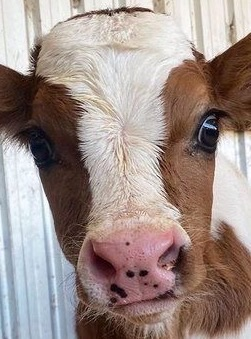
#> input picture cow.JPG, 251 x 339 px
$ python a.py
#> lines starting #> are read from the running program, lines starting #| are printed output that depends on the picture; long printed decimals are rounded

#I found the Elbow to be between 4 and 6, so I'm choosing 5 - at line 40
import numpy as np
from skimage import data
from skimage import io
import matplotlib.pyplot as plt
from sklearn.cluster import KMeans
from skimage import io

##part 1 - plot a graph with different inertias and find an elbow
ks = list(range(2,20,2))
inertias = []
for k in ks:
    cow = io.imread("cow.JPG")
#> cow is the input picture: shape (339, 251, 3); mean R, G, B 158.4, 142.3, 137.1
    cow = cow.reshape(339*251,3)
    kmeans = KMeans(n_clusters=k, random_state=0).fit(cow)
    inertia = kmeans.inertia_
#> inertia = 270163441.5
    print("k =",k,", inertia =",inertia)
#| k = 2 , inertia = 270163441.454
    inertias.append(inertia)


plt.figure()
plt.title("Plot of Inertia vs. K")
plt.xlabel("k")
plt.ylabel("inertia")
plt.plot(ks, inertias)
plt.show()
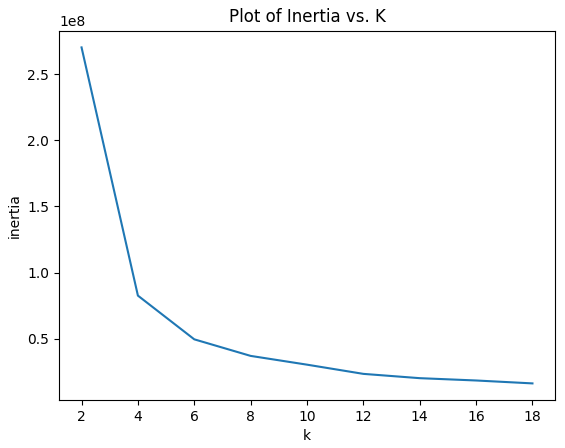
#> figure drawn by matplotlib, 1 panel

##part 2 - find color clustersand reload image with only those colors
cow = io.imread("cow.JPG")
image2 = io.imread("image2.JPG")
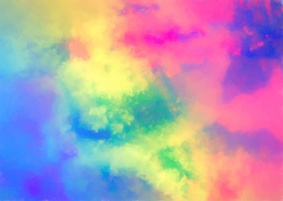
#> input picture image2.jpg, 283 x 201 px, found by its file name
#> image2 is the input picture: shape (201, 283, 3); mean R, G, B 177.3, 154, 176.9
plt.figure()
plt.title("Before")
plt.imshow(cow)
plt.axis('off')
plt.show()
cow = cow.reshape(339*251,3)
image2 = image2.reshape(201*283,3)
#found elbow at 5
kmeans = KMeans(n_clusters=5, random_state=0).fit(image2)

colorClusters = kmeans.cluster_centers_
#> colorClusters = [[129.7, 194.8, 172.8], [240.3, 109.1, 168.8], [123.6, 67.89, 202.3], [228.8, 215.6, 131.8], [83.6, 137.7, 242.2]]
predictions = kmeans.predict(cow) #returns one of 5 numbers for each pixel
for i in range(5):
    cow[predictions==i] = colorClusters[i] #change each pixel with one of 5 clusters
cow = cow.reshape(339, 251, 3)
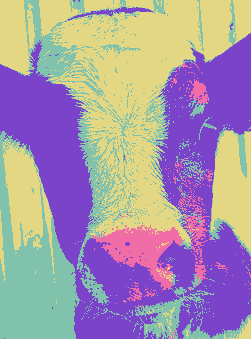
#> cow: shape (339, 251, 3); mean R, G, B 166.8, 149.5, 168.7
plt.figure()
plt.title("After clusters = 5")
plt.imshow(cow)
plt.axis('off')
plt.show()
